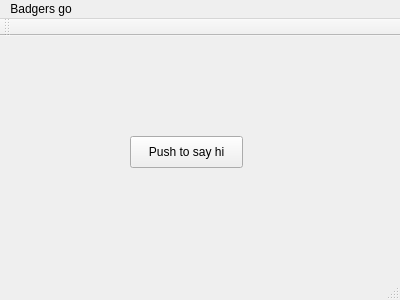
<?xml version="1.0" encoding="UTF-8"?>
<ui version="4.0">
 <class>MainWindow</class>
 <widget class="QMainWindow" name="MainWindow">
  <property name="geometry">
   <rect>
    <x>0</x>
    <y>0</y>
    <width>400</width>
    <height>300</height>
   </rect>
  </property>
  <property name="windowTitle">
   <string>MainWindow</string>
  </property>
  <widget class="QWidget" name="centralWidget">
   <widget class="QPushButton" name="pushButton">
    <property name="geometry">
     <rect>
      <x>130</x>
      <y>100</y>
      <width>113</width>
      <height>32</height>
     </rect>
    </property>
    <property name="text">
     <string>Push to say hi</string>
    </property>
   </widget>
   <widget class="QLabel" name="label">
    <property name="geometry">
     <rect>
      <x>140</x>
      <y>180</y>
      <width>61</width>
      <height>16</height>
     </rect>
    </property>
    <property name="text">
     <string/>
    </property>
   </widget>
  </widget>
  <widget class="QMenuBar" name="menuBar">
   <property name="geometry">
    <rect>
     <x>0</x>
     <y>0</y>
     <width>400</width>
     <height>22</height>
    </rect>
   </property>
   <widget class="QMenu" name="menuBadgers_go">
    <property name="title">
     <string>Badgers go</string>
    </property>
   </widget>
   <addaction name="menuBadgers_go"/>
  </widget>
  <widget class="QToolBar" name="mainToolBar">
   <attribute name="toolBarArea">
    <enum>TopToolBarArea</enum>
   </attribute>
   <attribute name="toolBarBreak">
    <bool>false</bool>
   </attribute>
  </widget>
  <widget class="QStatusBar" name="statusBar"/>
 </widget>
 <layoutdefault spacing="6" margin="11"/>
 <resources/>
 <connections/>
</ui>
